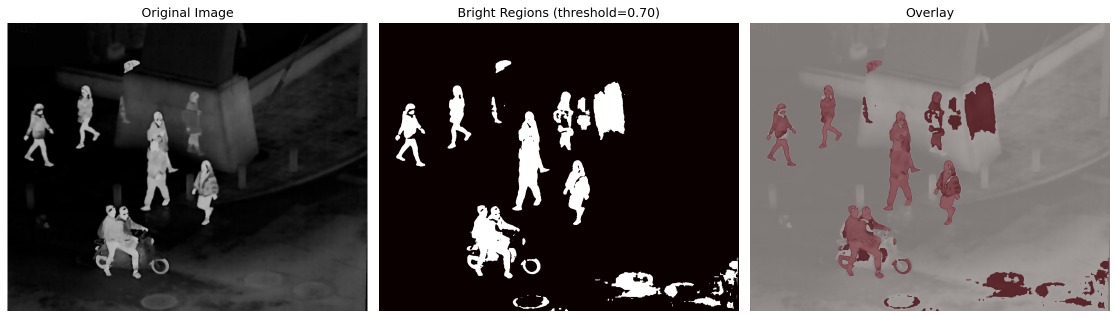
#> input picture model/test/pixel_analysis/bright_regions.png, 2235 x 637 px (shown at 1/2 size)
$ python -i test_metric.py   (imports and definitions only)   (older library calls are emulated)
#> lines starting #> are read from the running program, lines starting #| are printed output that depends on the picture
import numpy as np
import cv2
from skimage.metrics import structural_similarity as ssim
from scipy.ndimage import sobel, generic_gradient_magnitude
from scipy.signal import convolve2d
import math
from typing import Union, Tuple
import torch


class FusionMetrics:
    """
    图像融合评价指标类
    包含MSE, PSNR, NABF, MS-SSIM, CC, EN, SF, SD, VIF等指标
    支持numpy数组和PyTorch Tensor输入
    """

    def __init__(self):
        pass

    @staticmethod
    def _convert_tensor_to_numpy(tensor: Union[torch.Tensor, np.ndarray]) -> np.ndarray:
        """
        将PyTorch Tensor转换为numpy数组
        支持(b,c,h,w)和(h,w)格式

        Args:
            tensor: 输入张量或数组

        Returns:
            numpy数组，格式为(h,w)
        """
        if isinstance(tensor, torch.Tensor):
            # 转换为numpy数组
            if tensor.requires_grad:
                tensor = tensor.detach()
            if tensor.is_cuda:
                tensor = tensor.cpu()
            array = tensor.numpy()
        else:
            array = tensor

        # 处理不同维度
        if len(array.shape) == 4:  # (b,c,h,w)
            # 取第一个batch和第一个通道
            array = array[0, 0, :, :]
        elif len(array.shape) == 3:  # (c,h,w) or (h,w,c)
            if array.shape[0] <= 3:  # 假设是(c,h,w)
                array = array[0, :, :]
            else:  # 假设是(h,w,c)
                if array.shape[2] == 3:
                    array = cv2.cvtColor(array, cv2.COLOR_BGR2GRAY)
                elif array.shape[2] == 1:
                    array = array.squeeze()
        elif len(array.shape) == 2:  # (h,w)
            pass  # 已经是正确格式
        else:
            raise ValueError(f"不支持的张量维度: {array.shape}")

        return array

    @staticmethod
    def _check_image_format(image: Union[torch.Tensor, np.ndarray]) -> np.ndarray:
        """
        检查并标准化图像格式
        支持PyTorch Tensor和numpy数组输入
        """
        # 首先转换为numpy数组
        image = FusionMetrics._convert_tensor_to_numpy(image)

        if len(image.shape) == 3:
            # 如果是彩色图像，转为灰度
            if image.shape[2] == 3:
                image = cv2.cvtColor(image, cv2.COLOR_BGR2GRAY)
            elif image.shape[2] == 1:
                image = image.squeeze()

        # 确保数据类型为float
        if image.dtype != np.float64:
            image = image.astype(np.float64)

        # 归一化到[0,1]范围
        if image.max() > 1.0:
            image = image
            #image = image / 255.0

        return image
    # [431 lines left out: functions _check_image_format_qabf, mse, psnr, nabf, ms_ssim, cc and 8 more, not called in this run]

    def average_gradient(self, image: Union[torch.Tensor, np.ndarray]) -> float:
        """
        计算平均梯度 (Average Gradient, AG)
        衡量图像的清晰度和细节保持能力

        Args:
            image: 输入图像

        Returns:
            AG值，值越大表示图像越清晰
        """
        image = self._check_image_format(image)

        # 计算水平和垂直梯度
        grad_x = cv2.Sobel(image, cv2.CV_64F, 1, 0, ksize=3)
        grad_y = cv2.Sobel(image, cv2.CV_64F, 0, 1, ksize=3)

        # 计算梯度幅度
        gradient_magnitude = np.sqrt(grad_x**2 + grad_y**2)

        # 计算平均梯度
        ag = np.mean(gradient_magnitude)

        return ag

    # [330 lines left out: functions sum_of_correlations_of_differences, qabf, quality_gradient, calculate_all_metrics, calculate_batch_metrics, demo_tensor_usage and 1 more, not called in this run]


# [8 lines not run here, left out]

>>> import cv2
>>> picture = cv2.imread('../test/pixel_analysis/bright_regions.png', cv2.IMREAD_GRAYSCALE)
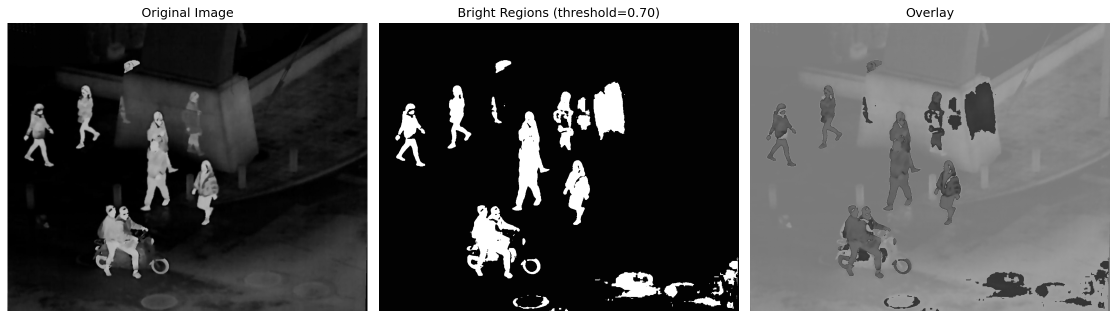
#> picture: shape (637, 2235) (shown at 1/2 size); min 0, max 255, mean 85.2
#> (the run stopped early here; a loop or call above may not have finished)
